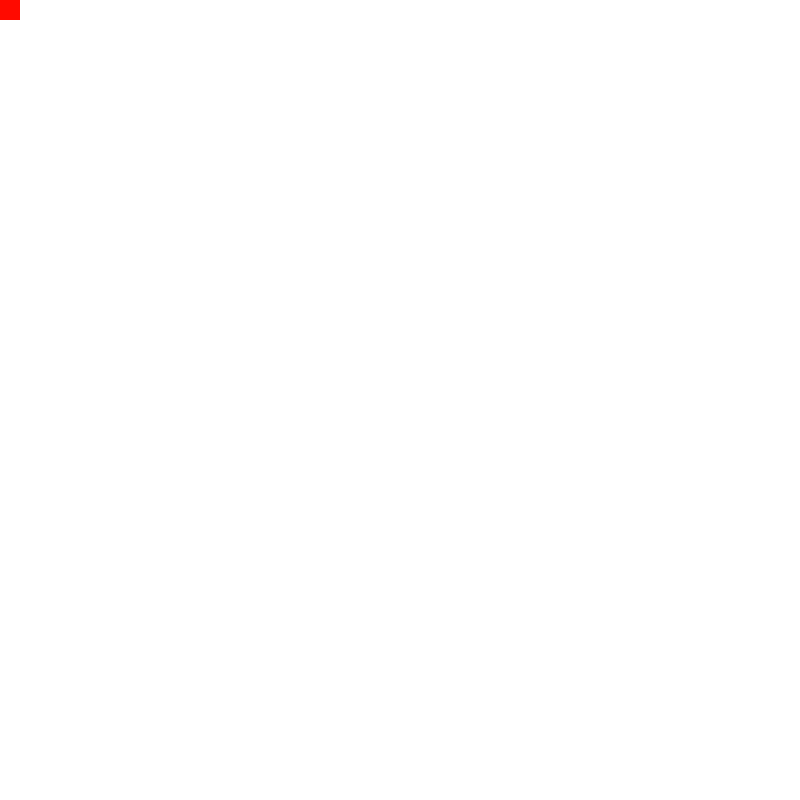
Frame 1 (no input)
Frame 60 (the mouse pressed at the canvas centre just before this capture): identical to frame 1, image omitted
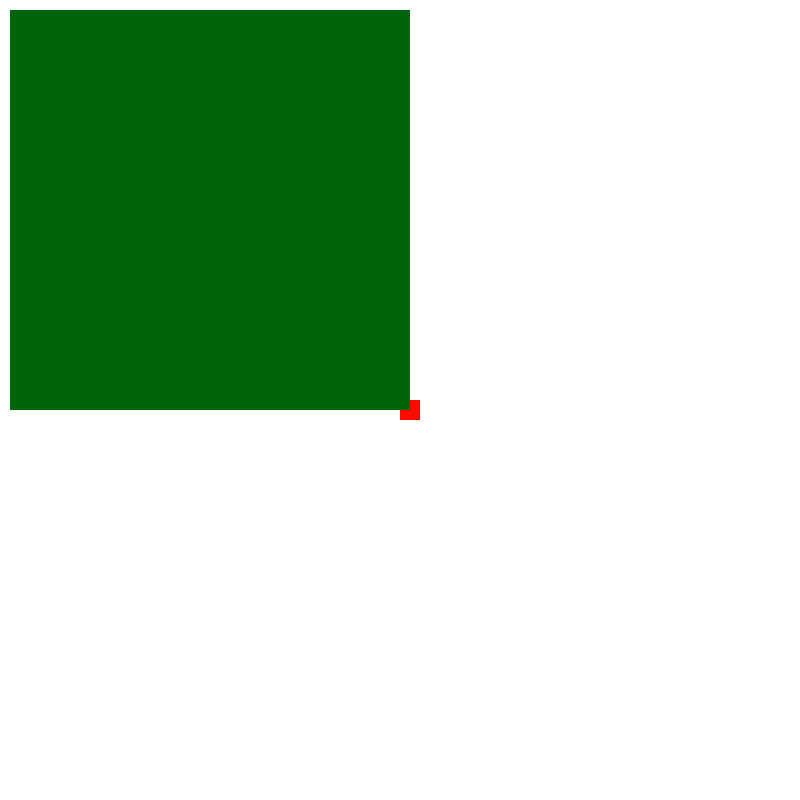
Frame 120 (the mouse held since frame 60 and released just before this capture)

The Processing sketch that drew these frames (run headless with seeded random() and noise(); from frame 60 on, the mouse is pressed at the canvas centre):

// Processing sketch: PointAnimationMouse
// ── PointAnimationMouse.pde
float offset = 1;
color c1;
color c2;
color c3;

MyPoint p1;
MyPoint p2;
MyPoint p3;

void setup(){
  size(800,800);
  background(255,255,255);
  frameRate(60);
  
  c1 = color(0, 0, 255);
  c2 = color(255, 10, 0);
  c3 = color(0, 100, 10);
  p1 = new MyPoint(10,10,20, c1);
  p2 = new MyPoint(150,300,20, c2);
  p3 = new MyPoint(10,10,300, c3);
  p1.plot();
  p2.plot();
  p3.plot();
}


void draw(){ 
  background(255,255,255);

  p1.move(mouseX,mouseY);
  p1.plot();
  p2.move(mouseY,mouseX);
  p2.plot();
  p3.resize(mouseX);
  p3.plot();
}

// ── MyPoint.pde

class MyPoint{
  
  float x,y;
  float size; 
  color c;
  
  //Constructor
  public MyPoint(float x, float y, float size, color c){
    this.x = x;
    this.y = y;
    this.size = size;
    this.c = c;
  }
  
  // ---- Methods
  public void plot(){
    noStroke();
    fill(c);
    rect(x,y,size,size);
  }
  
  public void move(float newX, float newY){
    x = newX; 
    y = newY;
  }
  
  public void resize(float size){
    this.size = size;
  }
  
  
}
